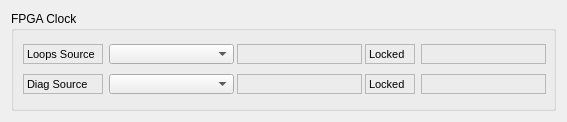
<?xml version="1.0" encoding="UTF-8"?>
<ui version="4.0">
 <class>Form</class>
 <widget class="QWidget" name="Form">
  <property name="geometry">
   <rect>
    <x>0</x>
    <y>0</y>
    <width>567</width>
    <height>120</height>
   </rect>
  </property>
  <property name="windowTitle">
   <string>Form</string>
  </property>
  <layout class="QGridLayout" name="gridLayout">
   <item row="0" column="0">
    <layout class="QVBoxLayout" name="verticalLayout_10">
     <property name="spacing">
      <number>0</number>
     </property>
     <item>
      <widget class="QGroupBox" name="groupBox_19">
       <property name="minimumSize">
        <size>
         <width>473</width>
         <height>100</height>
        </size>
       </property>
       <property name="maximumSize">
        <size>
         <width>781</width>
         <height>100</height>
        </size>
       </property>
       <property name="title">
        <string>FPGA Clock</string>
       </property>
       <layout class="QGridLayout" name="gridLayout_10">
        <item row="0" column="0">
         <widget class="QLabel" name="label_181">
          <property name="sizePolicy">
           <sizepolicy hsizetype="Fixed" vsizetype="Fixed">
            <horstretch>0</horstretch>
            <verstretch>0</verstretch>
           </sizepolicy>
          </property>
          <property name="minimumSize">
           <size>
            <width>80</width>
            <height>20</height>
           </size>
          </property>
          <property name="maximumSize">
           <size>
            <width>80</width>
            <height>20</height>
           </size>
          </property>
          <property name="font">
           <font>
            <pointsize>8</pointsize>
           </font>
          </property>
          <property name="frameShape">
           <enum>QFrame::StyledPanel</enum>
          </property>
          <property name="text">
           <string>Loops Source</string>
          </property>
         </widget>
        </item>
        <item row="0" column="1">
         <widget class="TaurusValueComboBox" name="tauValueComboBox_clockSource">
          <property name="sizePolicy">
           <sizepolicy hsizetype="Fixed" vsizetype="Fixed">
            <horstretch>0</horstretch>
            <verstretch>0</verstretch>
           </sizepolicy>
          </property>
          <property name="minimumSize">
           <size>
            <width>125</width>
            <height>20</height>
           </size>
          </property>
          <property name="maximumSize">
           <size>
            <width>125</width>
            <height>20</height>
           </size>
          </property>
          <property name="autoApply" stdset="0">
           <bool>false</bool>
          </property>
         </widget>
        </item>
        <item row="0" column="2">
         <widget class="TaurusLabel" name="tauValueLabel_Source">
          <property name="sizePolicy">
           <sizepolicy hsizetype="Fixed" vsizetype="Fixed">
            <horstretch>0</horstretch>
            <verstretch>0</verstretch>
           </sizepolicy>
          </property>
          <property name="minimumSize">
           <size>
            <width>125</width>
            <height>20</height>
           </size>
          </property>
          <property name="maximumSize">
           <size>
            <width>125</width>
            <height>20</height>
           </size>
          </property>
          <property name="font">
           <font>
            <pointsize>7</pointsize>
           </font>
          </property>
          <property name="frameShape">
           <enum>QFrame::StyledPanel</enum>
          </property>
         </widget>
        </item>
        <item row="0" column="3">
         <widget class="QLabel" name="label_182">
          <property name="sizePolicy">
           <sizepolicy hsizetype="Fixed" vsizetype="Fixed">
            <horstretch>0</horstretch>
            <verstretch>0</verstretch>
           </sizepolicy>
          </property>
          <property name="minimumSize">
           <size>
            <width>50</width>
            <height>20</height>
           </size>
          </property>
          <property name="maximumSize">
           <size>
            <width>50</width>
            <height>20</height>
           </size>
          </property>
          <property name="font">
           <font>
            <pointsize>8</pointsize>
           </font>
          </property>
          <property name="frameShape">
           <enum>QFrame::StyledPanel</enum>
          </property>
          <property name="text">
           <string>Locked</string>
          </property>
         </widget>
        </item>
        <item row="0" column="4">
         <widget class="TaurusLabel" name="tauValueLabel_Locked_2">
          <property name="sizePolicy">
           <sizepolicy hsizetype="Fixed" vsizetype="Fixed">
            <horstretch>0</horstretch>
            <verstretch>0</verstretch>
           </sizepolicy>
          </property>
          <property name="minimumSize">
           <size>
            <width>125</width>
            <height>20</height>
           </size>
          </property>
          <property name="maximumSize">
           <size>
            <width>125</width>
            <height>20</height>
           </size>
          </property>
          <property name="font">
           <font>
            <pointsize>7</pointsize>
           </font>
          </property>
          <property name="frameShape">
           <enum>QFrame::StyledPanel</enum>
          </property>
         </widget>
        </item>
        <item row="1" column="0">
         <widget class="QLabel" name="label_185">
          <property name="sizePolicy">
           <sizepolicy hsizetype="Fixed" vsizetype="Fixed">
            <horstretch>0</horstretch>
            <verstretch>0</verstretch>
           </sizepolicy>
          </property>
          <property name="minimumSize">
           <size>
            <width>80</width>
            <height>20</height>
           </size>
          </property>
          <property name="maximumSize">
           <size>
            <width>80</width>
            <height>20</height>
           </size>
          </property>
          <property name="font">
           <font>
            <pointsize>8</pointsize>
           </font>
          </property>
          <property name="frameShape">
           <enum>QFrame::StyledPanel</enum>
          </property>
          <property name="text">
           <string>Diag Source</string>
          </property>
         </widget>
        </item>
        <item row="1" column="1">
         <widget class="TaurusValueComboBox" name="tauValueComboBox_clockSource_3">
          <property name="sizePolicy">
           <sizepolicy hsizetype="Fixed" vsizetype="Fixed">
            <horstretch>0</horstretch>
            <verstretch>0</verstretch>
           </sizepolicy>
          </property>
          <property name="minimumSize">
           <size>
            <width>125</width>
            <height>20</height>
           </size>
          </property>
          <property name="maximumSize">
           <size>
            <width>125</width>
            <height>20</height>
           </size>
          </property>
          <property name="autoApply" stdset="0">
           <bool>false</bool>
          </property>
         </widget>
        </item>
        <item row="1" column="2">
         <widget class="TaurusLabel" name="tauValueLabel_Source_3">
          <property name="sizePolicy">
           <sizepolicy hsizetype="Fixed" vsizetype="Fixed">
            <horstretch>0</horstretch>
            <verstretch>0</verstretch>
           </sizepolicy>
          </property>
          <property name="minimumSize">
           <size>
            <width>125</width>
            <height>20</height>
           </size>
          </property>
          <property name="maximumSize">
           <size>
            <width>125</width>
            <height>20</height>
           </size>
          </property>
          <property name="font">
           <font>
            <pointsize>7</pointsize>
           </font>
          </property>
          <property name="frameShape">
           <enum>QFrame::StyledPanel</enum>
          </property>
         </widget>
        </item>
        <item row="1" column="3">
         <widget class="QLabel" name="label_199">
          <property name="sizePolicy">
           <sizepolicy hsizetype="Fixed" vsizetype="Fixed">
            <horstretch>0</horstretch>
            <verstretch>0</verstretch>
           </sizepolicy>
          </property>
          <property name="minimumSize">
           <size>
            <width>50</width>
            <height>20</height>
           </size>
          </property>
          <property name="maximumSize">
           <size>
            <width>50</width>
            <height>20</height>
           </size>
          </property>
          <property name="font">
           <font>
            <pointsize>8</pointsize>
           </font>
          </property>
          <property name="frameShape">
           <enum>QFrame::StyledPanel</enum>
          </property>
          <property name="text">
           <string>Locked</string>
          </property>
         </widget>
        </item>
        <item row="1" column="4">
         <widget class="TaurusLabel" name="tauValueLabel_Locked_4">
          <property name="sizePolicy">
           <sizepolicy hsizetype="Fixed" vsizetype="Fixed">
            <horstretch>0</horstretch>
            <verstretch>0</verstretch>
           </sizepolicy>
          </property>
          <property name="minimumSize">
           <size>
            <width>125</width>
            <height>20</height>
           </size>
          </property>
          <property name="maximumSize">
           <size>
            <width>125</width>
            <height>20</height>
           </size>
          </property>
          <property name="font">
           <font>
            <pointsize>7</pointsize>
           </font>
          </property>
          <property name="frameShape">
           <enum>QFrame::StyledPanel</enum>
          </property>
         </widget>
        </item>
       </layout>
      </widget>
     </item>
    </layout>
   </item>
  </layout>
 </widget>
 <customwidgets>
  <customwidget>
   <class>TaurusLabel</class>
   <extends>QLabel</extends>
   <header>taurus.qt.qtgui.display</header>
  </customwidget>
  <customwidget>
   <class>TaurusValueComboBox</class>
   <extends>QComboBox</extends>
   <header>taurus.qt.qtgui.input</header>
  </customwidget>
 </customwidgets>
 <resources/>
 <connections/>
</ui>
